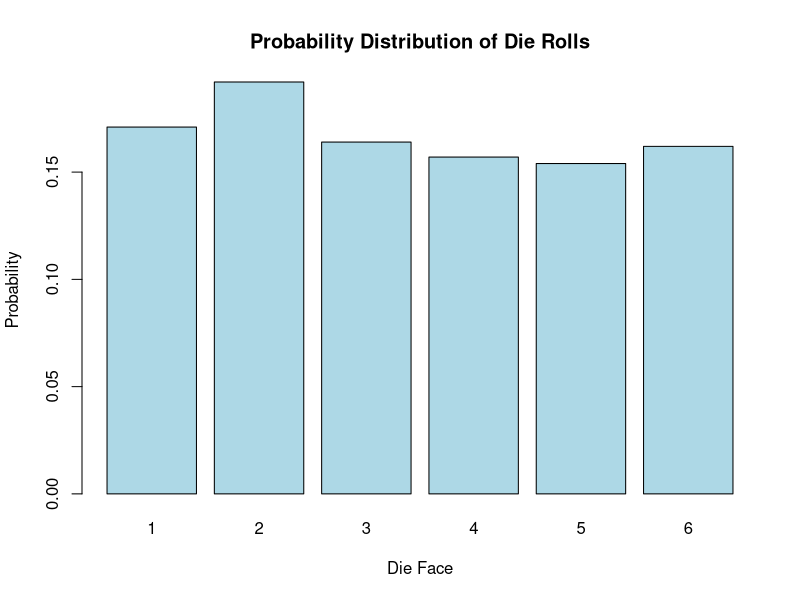

The R script that drew this image:
## ---- chunk 1
knitr::opts_chunk$set(echo = TRUE)
## ---- chunk 2
# Set a seed for reproducibility
set.seed(42)

# Define a sample space (e.g., a deck of cards)
sample_space <- c("Hearts", "Diamonds", "Clubs", "Spades")

# Calculate the probability of drawing a Heart from the sample space
probability_heart <- sum(sample_space == "Hearts") / length(sample_space)

cat("Probability of drawing a Heart:", probability_heart, "\n")
## ---- chunk 3
# Simulate a random event (e.g., coin toss)
coin_toss <- sample(c("Heads", "Tails"), size = 1)

cat("Result of a random coin toss:", coin_toss, "\n")
## ---- chunk 4
# Simulate rolling a six-sided die
die_roll <- sample(1:6, size = 1)

cat("Result of rolling a die:", die_roll, "\n")
## ---- chunk 5
# Simulate multiple die rolls and visualize the probability distribution
num_rolls <- 1000
die_rolls <- sample(1:6, size = num_rolls, replace = TRUE)

# Calculate the relative frequencies for each outcome
relative_frequencies <- table(die_rolls) / num_rolls
relative_frequencies

# Calculate the probability of rolling a 3
probability_roll_3 <- relative_frequencies[3]

cat("Probability of rolling a 3:", probability_roll_3, "\n")
## ---- chunk 6
# Visualize the probability distribution with a bar plot
barplot(relative_frequencies, main = "Probability Distribution of Die Rolls",
        xlab = "Die Face", ylab = "Probability", col = "lightblue")
## ---- chunk 7
n <- 5
factorial_result <- factorial(n)
cat("Factorial of", n, "is", factorial_result, "\n")
## ---- chunk 8
library(gtools)
permutations(3, 2)
## ---- chunk 9
library(gtools)
nrow(permutations(3,2))
## ---- chunk 10
all_phone_numbers <- permutations(10, 7, v = 0:9) # Use digits 0, 1, ..., 9 
n <- nrow(all_phone_numbers)
cat("total number of phone numbers n = ", n, "\n")

# Randomly sample 5 phone numbers
index <- sample(n, 5)
all_phone_numbers[index,] 
## ---- chunk 11
combinations(3,2)
## ---- chunk 12
nrow(combinations(3,2))
## ---- chunk 13
# Function to calculate permutation (nPr)
nPr <- function(n, r) {
  if (n < r) {
    return(0)
  } else {
    return(factorial(n) / factorial(n - r))
  }
}
nPr(3,2)
# Function to calculate combination (nCr)
nCr <- function(n, r) {
  if (n < r) {
    return(0)
  } else {
    return(factorial(n) / (factorial(r) * factorial(n - r)))
  }
}
nCr(3,2)
